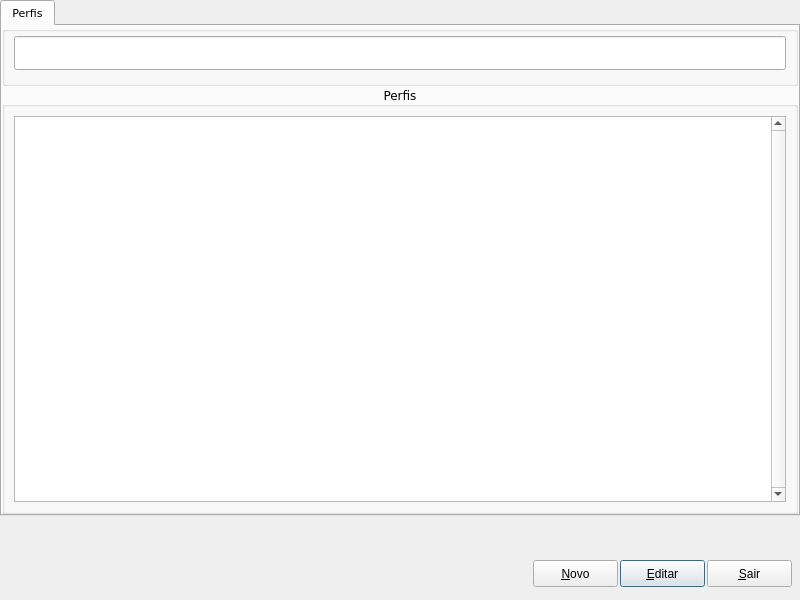
<?xml version="1.0" encoding="UTF-8"?>
<ui version="4.0">
 <class>Managerprofile</class>
 <widget class="QDialog" name="Managerprofile">
  <property name="geometry">
   <rect>
    <x>0</x>
    <y>0</y>
    <width>800</width>
    <height>600</height>
   </rect>
  </property>
  <property name="windowTitle">
   <string/>
  </property>
  <property name="windowIcon">
   <iconset resource="../../icons/resources.qrc">
    <normaloff>:/png/marca-m.png</normaloff>:/png/marca-m.png</iconset>
  </property>
  <widget class="QTabWidget" name="tabWidget">
   <property name="geometry">
    <rect>
     <x>0</x>
     <y>0</y>
     <width>800</width>
     <height>516</height>
    </rect>
   </property>
   <property name="font">
    <font>
     <family>Verdana</family>
     <pointsize>8</pointsize>
    </font>
   </property>
   <property name="focusPolicy">
    <enum>Qt::NoFocus</enum>
   </property>
   <property name="currentIndex">
    <number>0</number>
   </property>
   <widget class="QWidget" name="tab">
    <attribute name="title">
     <string>Perfis</string>
    </attribute>
    <layout class="QGridLayout" name="gridLayout_2">
     <property name="leftMargin">
      <number>0</number>
     </property>
     <property name="topMargin">
      <number>0</number>
     </property>
     <property name="rightMargin">
      <number>0</number>
     </property>
     <property name="bottomMargin">
      <number>0</number>
     </property>
     <property name="spacing">
      <number>0</number>
     </property>
     <item row="1" column="0">
      <widget class="QGroupBox" name="groupBoxItens">
       <property name="font">
        <font>
         <family>Verdana</family>
         <pointsize>9</pointsize>
         <weight>50</weight>
         <bold>false</bold>
        </font>
       </property>
       <property name="title">
        <string>Perfis</string>
       </property>
       <property name="alignment">
        <set>Qt::AlignCenter</set>
       </property>
       <layout class="QHBoxLayout" name="horizontalLayout_4">
        <item>
         <widget class="QRadTableViewSearch" name="tableViewSearch">
          <property name="font">
           <font>
            <family>Verdana</family>
            <pointsize>8</pointsize>
           </font>
          </property>
          <property name="focusPolicy">
           <enum>Qt::NoFocus</enum>
          </property>
          <property name="styleSheet">
           <string notr="true">selection-background-color: rgba(102, 176, 239, 75%); selection-color: rgb(255, 255, 255);</string>
          </property>
          <property name="verticalScrollBarPolicy">
           <enum>Qt::ScrollBarAlwaysOn</enum>
          </property>
          <property name="selectionBehavior">
           <enum>QAbstractItemView::SelectRows</enum>
          </property>
          <property name="sortingEnabled">
           <bool>true</bool>
          </property>
          <attribute name="horizontalHeaderDefaultSectionSize">
           <number>50</number>
          </attribute>
          <attribute name="horizontalHeaderMinimumSectionSize">
           <number>20</number>
          </attribute>
          <attribute name="verticalHeaderVisible">
           <bool>false</bool>
          </attribute>
          <attribute name="verticalHeaderDefaultSectionSize">
           <number>20</number>
          </attribute>
          <attribute name="verticalHeaderMinimumSectionSize">
           <number>18</number>
          </attribute>
         </widget>
        </item>
       </layout>
      </widget>
     </item>
     <item row="0" column="0">
      <widget class="QGroupBox" name="groupBox_2">
       <property name="minimumSize">
        <size>
         <width>0</width>
         <height>60</height>
        </size>
       </property>
       <property name="maximumSize">
        <size>
         <width>16777215</width>
         <height>60</height>
        </size>
       </property>
       <property name="font">
        <font>
         <family>Verdana</family>
         <pointsize>9</pointsize>
         <weight>75</weight>
         <bold>true</bold>
        </font>
       </property>
       <property name="title">
        <string/>
       </property>
       <property name="alignment">
        <set>Qt::AlignHCenter|Qt::AlignTop</set>
       </property>
       <layout class="QHBoxLayout" name="horizontalLayout">
        <property name="spacing">
         <number>6</number>
        </property>
        <property name="leftMargin">
         <number>9</number>
        </property>
        <property name="topMargin">
         <number>0</number>
        </property>
        <property name="rightMargin">
         <number>9</number>
        </property>
        <property name="bottomMargin">
         <number>9</number>
        </property>
        <item>
         <widget class="QRadLineEditFakeEnter" name="lineEditSearch">
          <property name="minimumSize">
           <size>
            <width>0</width>
            <height>34</height>
           </size>
          </property>
          <property name="maximumSize">
           <size>
            <width>16777215</width>
            <height>34</height>
           </size>
          </property>
          <property name="font">
           <font>
            <family>Verdana</family>
            <pointsize>18</pointsize>
           </font>
          </property>
         </widget>
        </item>
       </layout>
      </widget>
     </item>
    </layout>
   </widget>
  </widget>
  <widget class="QPushButton" name="PshBtnEditar">
   <property name="geometry">
    <rect>
     <x>620</x>
     <y>560</y>
     <width>85</width>
     <height>27</height>
    </rect>
   </property>
   <property name="text">
    <string>&amp;Editar</string>
   </property>
  </widget>
  <widget class="QPushButton" name="PshBtnNovo">
   <property name="geometry">
    <rect>
     <x>533</x>
     <y>560</y>
     <width>85</width>
     <height>27</height>
    </rect>
   </property>
   <property name="text">
    <string>&amp;Novo</string>
   </property>
  </widget>
  <widget class="QPushButton" name="PshBtnSair">
   <property name="geometry">
    <rect>
     <x>707</x>
     <y>560</y>
     <width>85</width>
     <height>27</height>
    </rect>
   </property>
   <property name="text">
    <string>&amp;Sair</string>
   </property>
  </widget>
 </widget>
 <customwidgets>
  <customwidget>
   <class>QRadTableViewSearch</class>
   <extends>QTableView</extends>
   <header location="global">qradtableviewsearch.h</header>
  </customwidget>
  <customwidget>
   <class>QRadLineEditFakeEnter</class>
   <extends>QLineEdit</extends>
   <header location="global">qradlineeditfakeenter.h</header>
  </customwidget>
 </customwidgets>
 <resources>
  <include location="../../icons/resources.qrc"/>
  <include location="../../icons/resources.qrc"/>
  <include location="../../icons/resources.qrc"/>
 </resources>
 <connections/>
</ui>
